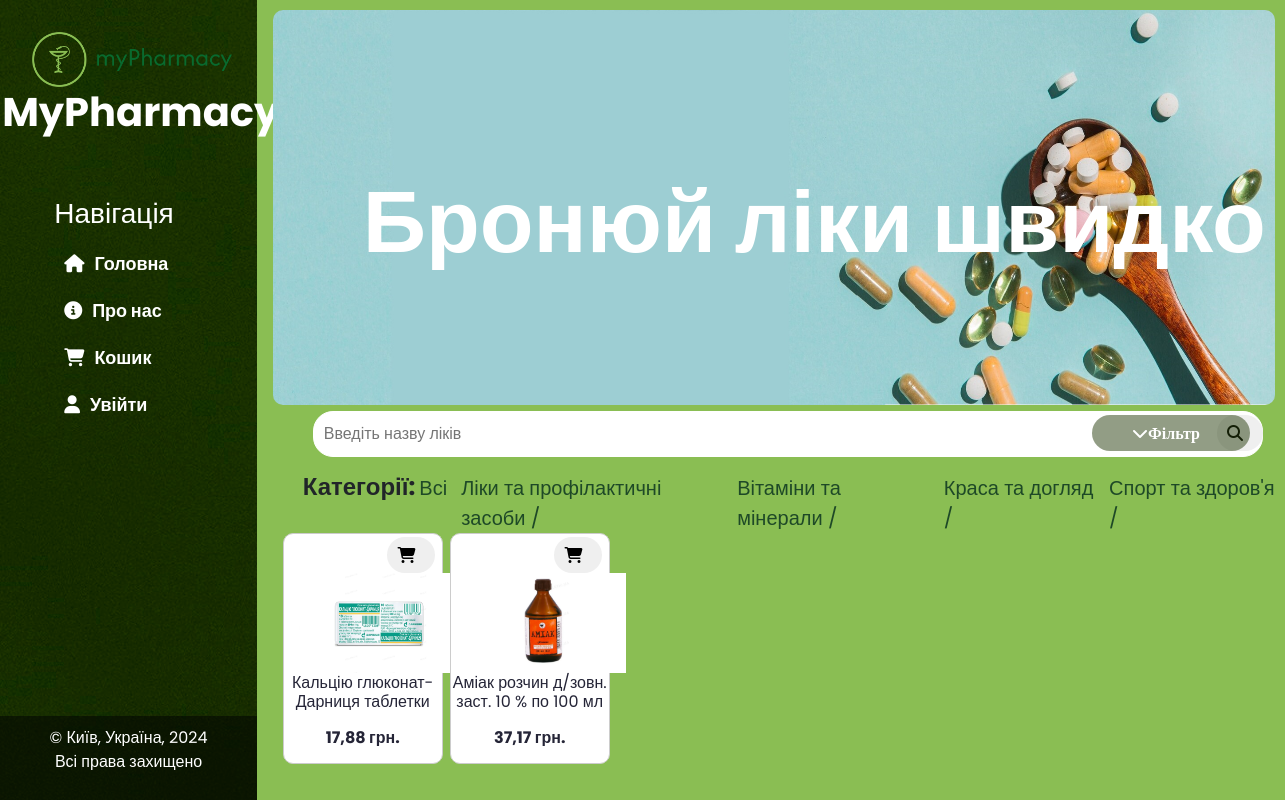
/1/, run on the app's committed database.
### main/models.py (models this page shows, shortened)
class Category(models.Model):
    name = models.CharField(max_length=255, db_index=True)

class Drug(models.Model):
    name = models.CharField(max_length=70)
    developer = models.CharField(max_length=70)
    appointment = models.CharField(max_length=70)
    measurement = models.CharField(max_length=20)
    image = models.ImageField()
    price = models.FloatField(default=0.0)
    category = models.ForeignKey('Category', on_delete=models.PROTECT, null=True)
    about_product = models.TextField(blank=True)
    indication = models.TextField(blank=True)
    contraindication = models.TextField(blank=True)
    dose = models.TextField(blank=True)

### main/views.py (the view)
# urls.py: path('', views.index, name='home'),
def index(request, category_id=None):
    context = {
        'drugs': Drug.objects.all(),
        'categories': Category.objects.all()
    }
    if category_id:
        context.update({'drugs': Drug.objects.filter(category_id=category_id)})
    else:
        context.update({'drugs': Drug.objects.all()})
    return render(request, 'main/index.html', context=context)

### main/templates/main/index.html (shortened to what this page needs)
{% extends 'main/layout.html' %}
{% load static %}
{% block import_static %}
    <link rel="stylesheet" href="{% static 'main/css/main.css' %}">
{% endblock %}
{% block content %}
    <div class="header">
        <h1>Бронюй ліки швидко</h1>
        <img class="m_p" src="{% static 'main/img/spoon2.jpg' %}" alt="Логотип">
    </div>
    <div class="main-content">
        <div class="sidebar">
            <button id="filter-button" class="filter-button"><i class="fa-solid fa-chevron-down" onclick="toggleFilter()">Фільтр</i></button>
        </div>
        <form action="{% url 'search' %}" method="get">
            <input type="search" name="search" placeholder="Введіть назву ліків">
            <button type="submit"><i class="fa-solid fa-magnifying-glass"></i></button>
        </form>
        <div class="categories">
            <h4><b>Категорії:</b></h4>
            <a href="{% url 'home' %}">Всі</a>
            {% for category in categories %}
                <a href="{% url 'category' category.id %}">
                    {{ category.name }} /
                </a>
            {% endfor %}
        </div>
        <div class="drugs-container">
            {% if drugs %}
                {% for el in drugs %}
                    <div class="drug-card">
                        <form class="cart-form" action="{% url 'cart-add' el.id %}" method="post">
                            <button type="submit" class="add-to-cart"><i class="fa-solid fa-cart-shopping"></i></button>
                        </form>
                        <a href="{% url 'drug-detail' el.id %}">
                            <img class="image" src="{{ el.image.url }}">
                            <p>{{ el.name }}</p>
                            <p><b>{{ el.price }} грн.</b></p>
                        </a>
                    </div>
                {% endfor %}
            {% else %}
                <p class="res">Товари за запитом <b>{{ search }}</b> не знайдено.</p>
            {% endif %}
        </div>
    </div>
{% endblock %}

### main/static/main/css/base.css (style rules this page uses)
body { background: #8ABE53; padding-bottom: 10px; font-family: 'Poppins', sans-serif; overflow-x: hidden; }
p, h3 { text-align: center; }
i { margin-right: 10px; }

### main/static/main/css/main.css (style rules this page uses)
.header { position: relative; margin-left: 22%; }
img.m_p { margin-top: 1%; width: 100%; height: 50%; border-radius: 10px; margin-right: 2%; margin-left: -1%; }
.header h1 { position: absolute; font-size: 88px; color: #fff; bottom: 0; margin-left: 8%; margin-bottom:13%; width: 100%; font-weight: bolder; }
.filter-button { font-family: 'Arial Narrow', cursive; background-color: rgba(39, 61, 12, 0.5); padding-left: 40px; padding-right: 40px; border: none; border-radius: 20px; color: #fff; position: absolute; right: 20px; top: 20px; z-index: 100; margin-right: 15px; margin-top: -10px; }
.sidebar { float: right; margin-top: 60px; }
input[type="text"], input[type="search"], button { padding: 10px; font-size: 16px; border: 1px solid #ffffff; border-radius: 20px; }
input[type="text"],input[type="search"] { width: 950px; margin-top: -4%; margin-left: 3%; }
button { border: none; border-radius: 20px; cursor: pointer; margin-left: -5%; margin-top: 1%; }
.main-content { position: relative; margin-left: 22%; }
.drugs-container { display: flex; flex-wrap: wrap; justify-content: flex-start; gap: 7px; margin-right: -3%; }
.drug-card { width: 15.5%; background-color: #ffffff; box-sizing: border-box; border: 1px solid #ccc; border-radius: 10px; text-align: left; transition: transform 0.3s ease; }
.drug-card a { width: 200px; height: 40px; word-wrap: break-word; text-align: left; padding-left: 15px; transition: transform .6s ease; font-size: 16px; color: #252537; text-decoration: none; padding-top: -5px; }
.drug-card img { align-items: center; }
.drug-card a p { line-height: 1.2; }
.image { width: 160px; height: 100px; }
.drug-card p { line-height: 1.2; }
.add-to-cart { float: right; margin-top: 2%; margin-right: 4%; padding-right: -15%; }
.categories a { text-decoration: none; color: #1e4927; padding-left: 4px; padding-right: 10px; font-size: 20px; }
.categories { display: flex; margin-left: 2%; }

### main/templates/main/layout.html (style rules this page uses)
a { text-decoration: none; }

### data on the page
Category: name "Ліки та профілактичні засоби"
Category: name "Вітаміни та мінерали"
Category: name "Краса та догляд"
Category: name "Спорт та здоров'я"
Drug: image (picture), name "Кальцію глюконат-Дарниця таблетки", price "17,88"
Drug: image (picture), name "Аміак розчин д/зовн. заст. 10 % по 100 мл", price "37,17"
